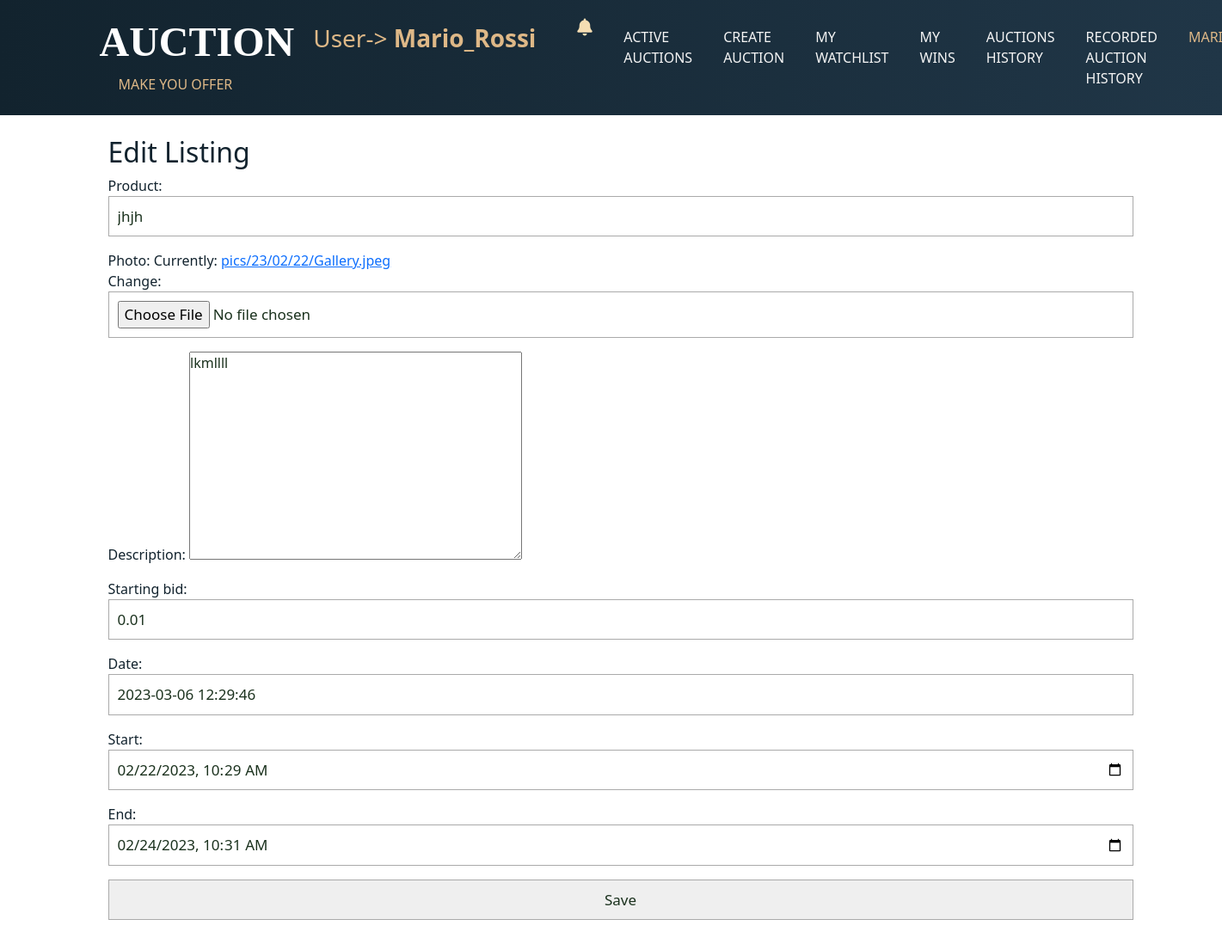
/edit_listing/1/ (signed in), run on the app's committed database.
### auction/models.py (models this page shows, shortened)
class AuctionListing(models.Model):
    auction_number = models.IntegerField(default=0)
    profile = models.ForeignKey(Profile, on_delete=models.CASCADE, related_name="profile")
    product = models.CharField(max_length=50)
    start = models.DateTimeField(blank=True)
    end = models.DateTimeField(blank=True)
    description = models.TextField(max_length=70)
    starting_bid = models.FloatField(default=0.01)
    current_price = models.FloatField()
    current_winner = models.ForeignKey(User, on_delete=models.CASCADE, related_name="current_winner", blank=True, null=True)
    date = models.DateTimeField(default=timezone.now, blank=True)
    hash = models.CharField(max_length=64, default=None, null=True)
    txId = models.CharField(max_length=66, default=None, null=True)
    json_auction = models.TextField(default=None, null=True, max_length=5000)
    active = models.BooleanField(default=True)
    saved_on_redis = models.BooleanField(default=False)
    manualClose = models.BooleanField(default=False)
    photo = models.ImageField(upload_to="pics/%y/%m/%d/")
    slug = models.SlugField(max_length=200, db_index=True)

### auction/views.py (the view, shortened to what this page needs)
# urls.py: path("edit_listing/<int:id>/", edit_listing, name="edit_listing"),
def edit_listing(request, id):
    if request.method == 'GET':
        new_listing = AuctionListing.objects.get(id=id)
        assert new_listing.profile == Profile.objects.get(user=request.user.pk), HttpResponseForbidden()
        print(new_listing.profile, 'AUTHOR')
        if new_listing.active:
            messages.warning(request, "you can only change the image and description together,"
                                      " or just the image.. do you want to proceed?")
            forms = DescriptionForm(initial={
                'description': new_listing.description,
                'photo': new_listing.photo,
            })
            print('description')
            print('photo')
            return render(request, "auction/edit_listing.html",
                          {'form': forms, 'id': id, 'type_form': 'DescriptionForm'})
        else:
            form = AuctionListingForm(initial={
                'product': new_listing.product,
                'photo': new_listing.photo,
                'description': new_listing.description,
                'starting_bid': new_listing.starting_bid,
                'start': new_listing.start,
                'end': new_listing.end,
            })
            return render(request, "auction/edit_listing.html",
                          {'form': form, 'id': id, 'type_form': 'AuctionListingForm'})

### auction/forms.py
class AuctionListingForm(forms.ModelForm):
    class Meta:
        model = AuctionListing
        fields = ['product', 'photo', 'description', 'starting_bid', 'date', 'start', 'end']
        widgets = {'product': forms.TextInput(attrs={'placeholder': '50 characters max.'}),
                   'description': forms.Textarea(attrs={'placeholder': '50 characters max; ''for more information leave'
                                                                       'an expression of interest in the forum; '
                                                                       'we will contact you by email'}),
                   'start': forms.DateTimeInput(attrs={'type': 'datetime-local', 'required': 'true'}),
                   'end': forms.DateTimeInput(attrs={'type': 'datetime-local'})}

### accounts/models.py (called while the page is built)
    def __str__(self):
        return "profile for user {}".format(self.user.username)

### auction/templates/auction/edit_listing.html (shortened to what this page needs)
{% extends 'base.html' %}
{% load crispy_forms_tags %}
{% block content %}
    <h2 style="color:#12232E">Edit Listing</h2>
    <form action="{% url 'edit_listing' id %}" method="POST" enctype="multipart/form-data" style="color:#12232E">
        <div class="form-group">
            {{form.as_p}}
            <input type="submit" value="Save">
        </div>
    </form>
    {% endblock content %}

### templates/base.html (shortened to what this page needs)
{% load static %}
{% load notifications_tags %}
<html lang="en">
  <head>
    <link href="https://cdn.jsdelivr.net/npm/bootstrap@5.1.3/dist/css/bootstrap.min.css"
          rel="stylesheet"
>
    <link rel="stylesheet" href="{% static 'css/auctionbase.css' %}"/>
  </head>
  <body>
  <nav class="navabarAuction navbar navbar-expand-lg navbar-light bg-info">
    <div class="container class">
  <div class="container-fluid">
    <a class="navbar-brand" href="#"><h1 STYLE="text-indent:-2rem;font-size:3rem"><strong>AUCTION </strong></h1></a><p style="color:burlywood">MAKE YOU OFFER</p><p class="text-right"></p>
  </div>
    <div class="collapse navbar-collapse" id="navbarSupportedContent">
      <ul class="navbar-nav me-auto mb-2 mb-lg-0">
        {% if request.user.is_authenticated %}
        <a class="navbar-brand" href="#"style="color:burlywood"><h3>  User-> <strong>{{ user.username }}</strong></h3></a><p class="text-right"></p>
          {% notifications_unread as unread_count %}
            <li class="nav-item">
                    <ul>
            <li class="nav-item fas fa-bell fa-lg" style="color: wheat;padding-top: 0.5rem">
             <a class="nav-link"  href="{% url 'message_notification' %}" style="color:red"> {% live_notify_badge %}</a>
           </li>
                    </ul>
        <li class="nav-item">
            <a class="nav-link" href="{% url 'index' %}" style="color: whitesmoke"> Active Auctions</a>
        </li>
        <li class="nav-item">
          <a class="nav-link active" aria-current="page" href="{% url 'create_listing' %}"style="color: whitesmoke">Create Auction</a>
        </li>
        <li class="nav-item">
          <a class="nav-link active" aria-current="page" href="{% url 'user_profile' user.username %}" style="color: whitesmoke">My Watchlist</a>
        </li>
        <li class="nav-item">
          <a class="nav-link active" aria-current="page" href="{% url 'my_wins' %}"style="color: whitesmoke">My Wins</a>
        </li>
         <li class="nav-item">
          <a class="nav-link active" aria-current="page" href="{% url 'history' %}"style="color: whitesmoke">Auctions History</a>
        </li>
         <li class="nav-item">
          <a class="nav-link active" aria-current="page" href="{% url 'operation' %}"style="color: whitesmoke">Recorded Auction History</a>
        </li>
        <li class="nav-item dropdown">
            <a class="nav-link active dropdown-toggle" href="#" id="navbarDropdown" role="button" data-bs-toggle="dropdown" aria-haspopup="true" aria-expanded="false " style="color:burlywood">
              {{ request.user.username }}
            </a>
        </li>
          {% endif %}
      </ul>
    </div>
    </div>
</nav>
    <br/>
    <div class="container">
        {% block content %}
        {% endblock content %}
    </div>
  <br>
  <br>
  <br>
  <br>
  </body>
</html>

### static/css/auctionbase.css (style rules this page uses)
* { padding: 0; margin: 0; box-sizing: content-box; }
.navbar { background: linear-gradient(to right, #12232E, #203647)!important; }
body { margin: 0; font-family: var(--bs-body-font-family); font-size: var(--bs-body-font-size); font-weight: var(--bs-body-font-weight); line-height: var(--bs-body-line-height); color: #357cc3; text-align: var(--bs-body-text-align); background-color: var(--bs-body-bg); -webkit-text-size-adjust: 100%; -webkit-tap-highlight-color: whitesmoke; }
button, input, optgroup, select, textarea { margin: 0; font-family: inherit; line-height: inherit; color: #1a311d; }
.navbar-brand h1 { padding: 12px 10px 0px 10px; font-size: 2rem; color: white; font-family: 'Nothing You Could Do', cursive; }
.nav-link { margin-right: 10px; margin-left: 10px; text-transform: uppercase; }
h1 { color: #1f3444; }
h1 { font-weight: 700; }
.container { max-width: 1170px; margin: auto; }
ul { list-style: none; }
input { padding: 10px; width: 100%; font-size: 17px; border: 1px solid #aaaaaa; }
.pagination.pagination-rounded-flat .page-item .page-link, a { border: none; border-radius: 50px; }

### data on the page
AuctionListing: product "jhjh", description "lkmllll", starting_bid "0.01", date "2023-03-06 12:29:46", start "02/22/2023 10:29", end "02/24/2023 10:31"

### other printed values
{{ user.username }} "Mario_Rossi"
